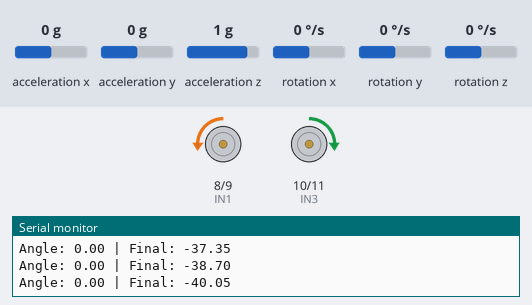
The sketch below on a simulated Arduino Uno, built with avr-gcc and run on an emulated ATmega328P. On the bench: motor-driver pin pairs drawn as motors (green arrow = first pin HIGH = forward, orange = second pin HIGH = backward, longer = more drive, scaled by the enable pin), the last lines printed to the serial monitor. The test bench sets the inputs (shaded band); at power-on: rotation x 0 °/s, acceleration y 0 g, acceleration x 0 g, acceleration z 1 g, rotation y 0 °/s, rotation z 0 °/s.

Above: at 1.2 s.
1.3 s: rotation x set to -100 °/s
3.1 s: rotation x set to 100 °/s
At 4.4 s:
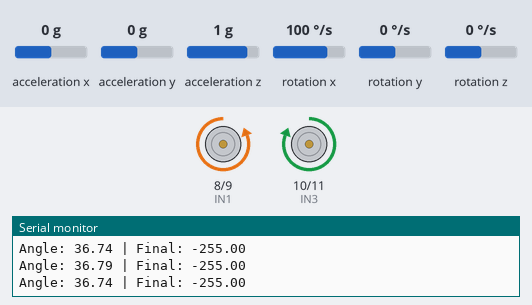
6.1 s: acceleration y set to 0.3 g
At 6.7 s:
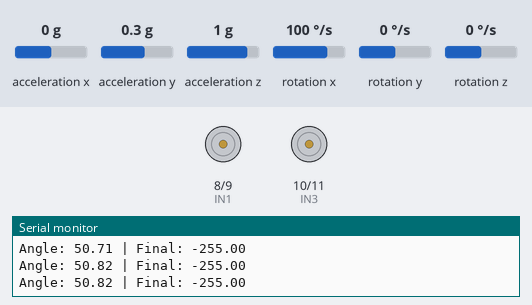
7.8 s: acceleration y set to -0.1 g
At 8.8 s:
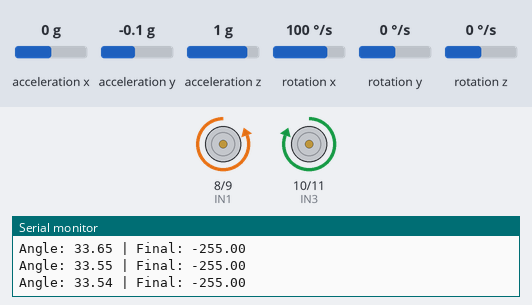
9.5 s: acceleration y set to 0.8 g
At 11.0 s:
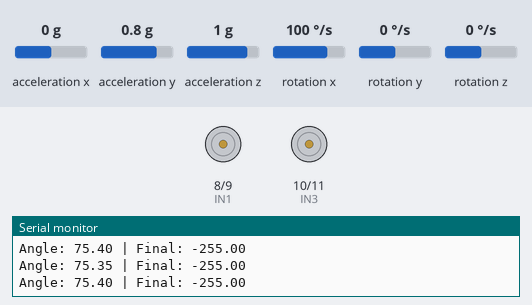
Timing chart, 0 to 12.1 s (numbered marks = the images above; inputs shaded):
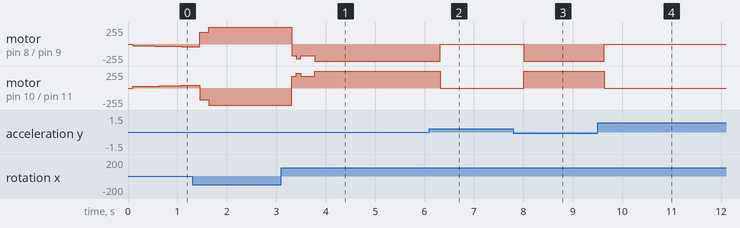

The sketch:

Codexecanbang.ino
```cpp
#include <Wire.h>          // Thư viện giao tiếp I2C, cần cho MPU6050
#include <I2Cdev.h>        // Lớp cơ sở cho thiết bị I2C
#include <MPU6050.h>       // Thư viện cho cảm biến Gia tốc và Con quay hồi chuyển
#include <PID_v1.h>        // Thư viện cho bộ điều khiển PID
#include <Fuzzy.h>         // Thư viện cho Logic Mờ (Fuzzy Logic)
#include <SoftwareSerial.h> // THÊM: Thư viện điều khiển Bluetooth

// --- 1. ĐỊNH NGHĨA PHẦN CỨNG ---
const int ENA = 5;
const int IN1 = 8;
const int IN2 = 9;
const int ENB = 6;
const int IN3 = 10;
const int IN4 = 11;

// THÊM: Khởi tạo Bluetooth (RX: 7, TX: 13)
SoftwareSerial myBT(7, 13);

// --- 2. KHỞI TẠO ĐỐI TƯỢNG VÀ BIẾN TOÀN CỤC ---
MPU6050 mpu;
Fuzzy* fuzzy = new Fuzzy();

float angle = 0;
float gyroRate = 0;
unsigned long prevTime = 0;
float dt;

// --- 3. CÀI ĐẶT BỘ ĐIỀU KHIỂN PID ---
double setpointAngle, pidInput, pidOutput;
double Kp = 25;
double Ki = 150;
double Kd = 0.8;
PID balancePID(&pidInput, &pidOutput, &setpointAngle, Kp, Ki, Kd, DIRECT);

// THÊM: Biến hỗ trợ điều khiển Bluetooth
double originalSetpoint = -0.9;
int steering = 0;

// --- 4. KHAI BÁO TRƯỚC CÁC HÀM ---
void fuzzy_init();
void moveMotor(int speed, int turn); // Cập nhật tham số turn

// -------------------------------------------------------------------
// --- HÀM SETUP ---
// -------------------------------------------------------------------
void setup() {
  Serial.begin(115200);
  myBT.begin(9600);        // THÊM: Khởi tạo Bluetooth tốc độ 9600
  Wire.begin();

  mpu.initialize();
  if (!mpu.testConnection()) { while (1); }
  mpu.setXGyroOffset(220);
  mpu.setYGyroOffset(76);
  mpu.setZGyroOffset(-85);
  mpu.setZAccelOffset(1788);

  pinMode(ENA, OUTPUT);
  pinMode(IN1, OUTPUT);
  pinMode(IN2, OUTPUT);
  pinMode(ENB, OUTPUT);
  pinMode(IN3, OUTPUT);
  pinMode(IN4, OUTPUT);

  setpointAngle = originalSetpoint;
  balancePID.SetSampleTime(10);
  balancePID.SetOutputLimits(-255, 255);
  balancePID.SetMode(AUTOMATIC);

  fuzzy_init();

  prevTime = millis();
}

// -------------------------------------------------------------------
// --- HÀM LOOP ---
// -------------------------------------------------------------------
void loop() {
  // --- THÊM: Đọc lệnh Bluetooth ---
  if (myBT.available()) {
    char cmd = myBT.read();
    if (cmd == 'F') { setpointAngle = originalSetpoint + 2.5; steering = 0; }   // Tiến
    else if (cmd == 'B') { setpointAngle = originalSetpoint - 2.5; steering = 0; } // Lùi
    else if (cmd == 'L') { steering = -50; }                                      // Trái
    else if (cmd == 'R') { steering = 50; }                                       // Phải
    else if (cmd == 'S') { setpointAngle = originalSetpoint; steering = 0; }      // Dừng
  }

  // --- Đọc cảm biến và tính toán góc (Giữ nguyên) ---
  unsigned long currentTime = millis();
  dt = (currentTime - prevTime) / 1000.0;
  prevTime = currentTime;

  int16_t ax, ay, az, gx, gy, gz;
  mpu.getMotion6(&ax, &ay, &az, &gx, &gy, &gz);
  float accelAngle = atan2(ay, az) * 180 / PI;
  gyroRate = gx / 131.0;
  angle = 0.98 * (angle + gyroRate * dt) + 0.02 * accelAngle;

  // --- Chạy bộ điều khiển (Giữ nguyên) ---
  pidInput = angle;
  balancePID.Compute();

  fuzzy->setInput(1, angle);
  fuzzy->setInput(2, gyroRate);
  fuzzy->fuzzify();
  float fuzzyCorrection = fuzzy->defuzzify(1);

  // --- Tổng hợp và ra lệnh cho động cơ ---
  float finalOutput = pidOutput + fuzzyCorrection;

  // Ngắt an toàn nếu ngã
  if (abs(angle) > 45) {
    moveMotor(0, 0);
  } else {
    moveMotor(finalOutput, steering); // Thêm biến steering vào hàm điều khiển
  }

  // In giá trị (Giữ nguyên)
  Serial.print("Angle: "); Serial.print(angle);
  Serial.print(" | Final: "); Serial.println(finalOutput);
}

// -------------------------------------------------------------------
// --- HÀM ĐIỀU KHIỂN ĐỘNG CƠ (Cập nhật logic rẽ) ---
// -------------------------------------------------------------------
void moveMotor(int speed, int turn) {
  int speedLeft = speed + turn;
  int speedRight = speed - turn;

  speedLeft = constrain(speedLeft, -255, 255);
  speedRight = constrain(speedRight, -255, 255);

  // Động cơ trái
  if (speedLeft > 0) { digitalWrite(IN1, HIGH); digitalWrite(IN2, LOW); }
  else { digitalWrite(IN1, LOW); digitalWrite(IN2, HIGH); }
  analogWrite(ENA, abs(speedLeft));

  // Động cơ phải
  if (speedRight > 0) { digitalWrite(IN3, LOW); digitalWrite(IN4, HIGH); }
  else { digitalWrite(IN3, HIGH); digitalWrite(IN4, LOW); }
  analogWrite(ENB, abs(speedRight));
}

// -------------------------------------------------------------------
// --- HÀM KHỞI TẠO LOGIC MỜ (Giữ nguyên 25 luật của bạn) ---
// -------------------------------------------------------------------
void fuzzy_init() {
  // Các tập mờ Angle, Rate, Output (Giữ nguyên như code gốc bạn gửi)
  FuzzySet* angleZE = new FuzzySet(-6, 0, 0, 6);
  FuzzySet* angleNS = new FuzzySet(-12, -7, -7, -2);
  FuzzySet* anglePS = new FuzzySet(2, 7, 7, 12);
  FuzzySet* angleNB = new FuzzySet(-30, -20, -12, -6);
  FuzzySet* anglePB = new FuzzySet(6, 12, 20, 30);

  FuzzySet* rateNB = new FuzzySet(-150, -100, -50, -10);
  FuzzySet* rateNS = new FuzzySet(-50, -20, -20, 0);
  FuzzySet* rateZE = new FuzzySet(-10, 0, 0, 10);
  FuzzySet* ratePS = new FuzzySet(0, 20, 20, 50);
  FuzzySet* ratePB = new FuzzySet(10, 50, 100, 150);

  FuzzySet* outputNB = new FuzzySet(-120, -80, -80, -40);
  FuzzySet* outputNS = new FuzzySet(-80, -40, -40, 0);
  FuzzySet* outputZE = new FuzzySet(-20, 0, 0, 20);
  FuzzySet* outputPS = new FuzzySet(0, 40, 40, 80);
  FuzzySet* outputPB = new FuzzySet(40, 80, 80, 120);

  FuzzyInput* fuzzyAngle = new FuzzyInput(1);
  fuzzyAngle->addFuzzySet(angleNB); fuzzyAngle->addFuzzySet(angleNS); fuzzyAngle->addFuzzySet(angleZE); fuzzyAngle->addFuzzySet(anglePS); fuzzyAngle->addFuzzySet(anglePB);
  fuzzy->addFuzzyInput(fuzzyAngle);

  FuzzyInput* fuzzyRate = new FuzzyInput(2);
  fuzzyRate->addFuzzySet(rateNB); fuzzyRate->addFuzzySet(rateNS); fuzzyRate->addFuzzySet(rateZE); fuzzyRate->addFuzzySet(ratePS); fuzzyRate->addFuzzySet(ratePB);
  fuzzy->addFuzzyInput(fuzzyRate);

  FuzzyOutput* fuzzyOutput = new FuzzyOutput(1);
  fuzzyOutput->addFuzzySet(outputNB); fuzzyOutput->addFuzzySet(outputNS); fuzzyOutput->addFuzzySet(outputZE); fuzzyOutput->addFuzzySet(outputPS); fuzzyOutput->addFuzzySet(outputPB);
  fuzzy->addFuzzyOutput(fuzzyOutput);

  // --- 25 LUẬT MỜ CỦA BẠN (GIỮ NGUYÊN HOÀN TOÀN) ---
  // Dòng 1: Khi Angle là PB
  FuzzyRuleAntecedent* antecedent1 = new FuzzyRuleAntecedent(); antecedent1->joinWithAND(anglePB, rateNB); FuzzyRuleConsequent* consequent1 = new FuzzyRuleConsequent(); consequent1->addOutput(outputZE); FuzzyRule* rule1 = new FuzzyRule(1, antecedent1, consequent1); fuzzy->addFuzzyRule(rule1);
  FuzzyRuleAntecedent* antecedent2 = new FuzzyRuleAntecedent(); antecedent2->joinWithAND(anglePB, rateNS); FuzzyRuleConsequent* consequent2 = new FuzzyRuleConsequent(); consequent2->addOutput(outputPS); FuzzyRule* rule2 = new FuzzyRule(2, antecedent2, consequent2); fuzzy->addFuzzyRule(rule2);
  FuzzyRuleAntecedent* antecedent3 = new FuzzyRuleAntecedent(); antecedent3->joinWithAND(anglePB, rateZE); FuzzyRuleConsequent* consequent3 = new FuzzyRuleConsequent(); consequent3->addOutput(outputPB); FuzzyRule* rule3 = new FuzzyRule(3, antecedent3, consequent3); fuzzy->addFuzzyRule(rule3);
  FuzzyRuleAntecedent* antecedent4 = new FuzzyRuleAntecedent(); antecedent4->joinWithAND(anglePB, ratePS); FuzzyRuleConsequent* consequent4 = new FuzzyRuleConsequent(); consequent4->addOutput(outputPB); FuzzyRule* rule4 = new FuzzyRule(4, antecedent4, consequent4); fuzzy->addFuzzyRule(rule4);
  FuzzyRuleAntecedent* antecedent5 = new FuzzyRuleAntecedent(); antecedent5->joinWithAND(anglePB, ratePB); FuzzyRuleConsequent* consequent5 = new FuzzyRuleConsequent(); consequent5->addOutput(outputPB); FuzzyRule* rule5 = new FuzzyRule(5, antecedent5, consequent5); fuzzy->addFuzzyRule(rule5);

  // Dòng 2: Khi Angle là PS
  FuzzyRuleAntecedent* antecedent6 = new FuzzyRuleAntecedent(); antecedent6->joinWithAND(anglePS, rateNB); FuzzyRuleConsequent* consequent6 = new FuzzyRuleConsequent(); consequent6->addOutput(outputNS); FuzzyRule* rule6 = new FuzzyRule(6, antecedent6, consequent6); fuzzy->addFuzzyRule(rule6);
  FuzzyRuleAntecedent* antecedent7 = new FuzzyRuleAntecedent(); antecedent7->joinWithAND(anglePS, rateNS); FuzzyRuleConsequent* consequent7 = new FuzzyRuleConsequent(); consequent7->addOutput(outputZE); FuzzyRule* rule7 = new FuzzyRule(7, antecedent7, consequent7); fuzzy->addFuzzyRule(rule7);
  FuzzyRuleAntecedent* antecedent8 = new FuzzyRuleAntecedent(); antecedent8->joinWithAND(anglePS, rateZE); FuzzyRuleConsequent* consequent8 = new FuzzyRuleConsequent(); consequent8->addOutput(outputPS); FuzzyRule* rule8 = new FuzzyRule(8, antecedent8, consequent8); fuzzy->addFuzzyRule(rule8);
  FuzzyRuleAntecedent* antecedent9 = new FuzzyRuleAntecedent(); antecedent9->joinWithAND(anglePS, ratePS); FuzzyRuleConsequent* consequent9 = new FuzzyRuleConsequent(); consequent9->addOutput(outputPB); FuzzyRule* rule9 = new FuzzyRule(9, antecedent9, consequent9); fuzzy->addFuzzyRule(rule9);
  FuzzyRuleAntecedent* antecedent10 = new FuzzyRuleAntecedent(); antecedent10->joinWithAND(anglePS, ratePB); FuzzyRuleConsequent* consequent10 = new FuzzyRuleConsequent(); consequent10->addOutput(outputPB); FuzzyRule* rule10 = new FuzzyRule(10, antecedent10, consequent10); fuzzy->addFuzzyRule(rule10);

  // Dòng 3: Khi Angle là ZE
  FuzzyRuleAntecedent* antecedent11 = new FuzzyRuleAntecedent(); antecedent11->joinWithAND(angleZE, rateNB); FuzzyRuleConsequent* consequent11 = new FuzzyRuleConsequent(); consequent11->addOutput(outputNB); FuzzyRule* rule11 = new FuzzyRule(11, antecedent11, consequent11); fuzzy->addFuzzyRule(rule11);
  FuzzyRuleAntecedent* antecedent12 = new FuzzyRuleAntecedent(); antecedent12->joinWithAND(angleZE, rateNS); FuzzyRuleConsequent* consequent12 = new FuzzyRuleConsequent(); consequent12->addOutput(outputNS); FuzzyRule* rule12 = new FuzzyRule(12, antecedent12, consequent12); fuzzy->addFuzzyRule(rule12);
  FuzzyRuleAntecedent* antecedent13 = new FuzzyRuleAntecedent(); antecedent13->joinWithAND(angleZE, rateZE); FuzzyRuleConsequent* consequent13 = new FuzzyRuleConsequent(); consequent13->addOutput(outputZE); FuzzyRule* rule13 = new FuzzyRule(13, antecedent13, consequent13); fuzzy->addFuzzyRule(rule13);
  FuzzyRuleAntecedent* antecedent14 = new FuzzyRuleAntecedent(); antecedent14->joinWithAND(angleZE, ratePS); FuzzyRuleConsequent* consequent14 = new FuzzyRuleConsequent(); consequent14->addOutput(outputPS); FuzzyRule* rule14 = new FuzzyRule(14, antecedent14, consequent14); fuzzy->addFuzzyRule(rule14);
  FuzzyRuleAntecedent* antecedent15 = new FuzzyRuleAntecedent(); antecedent15->joinWithAND(angleZE, ratePB); FuzzyRuleConsequent* consequent15 = new FuzzyRuleConsequent(); consequent15->addOutput(outputPB); FuzzyRule* rule15 = new FuzzyRule(15, antecedent15, consequent15); fuzzy->addFuzzyRule(rule15);

  // Dòng 4: Khi Angle là NS
  FuzzyRuleAntecedent* antecedent16 = new FuzzyRuleAntecedent(); antecedent16->joinWithAND(angleNS, rateNB); FuzzyRuleConsequent* consequent16 = new FuzzyRuleConsequent(); consequent16->addOutput(outputNB); FuzzyRule* rule16 = new FuzzyRule(16, antecedent16, consequent16); fuzzy->addFuzzyRule(rule16);
  FuzzyRuleAntecedent* antecedent17 = new FuzzyRuleAntecedent(); antecedent17->joinWithAND(angleNS, rateNS); FuzzyRuleConsequent* consequent17 = new FuzzyRuleConsequent(); consequent17->addOutput(outputNB); FuzzyRule* rule17 = new FuzzyRule(17, antecedent17, consequent17); fuzzy->addFuzzyRule(rule17);
  FuzzyRuleAntecedent* antecedent18 = new FuzzyRuleAntecedent(); antecedent18->joinWithAND(angleNS, rateZE); FuzzyRuleConsequent* consequent18 = new FuzzyRuleConsequent(); consequent18->addOutput(outputNS); FuzzyRule* rule18 = new FuzzyRule(18, antecedent18, consequent18); fuzzy->addFuzzyRule(rule18);
  FuzzyRuleAntecedent* antecedent19 = new FuzzyRuleAntecedent(); antecedent19->joinWithAND(angleNS, ratePS); FuzzyRuleConsequent* consequent19 = new FuzzyRuleConsequent(); consequent19->addOutput(outputZE); FuzzyRule* rule19 = new FuzzyRule(19, antecedent19, consequent19); fuzzy->addFuzzyRule(rule19);
  FuzzyRuleAntecedent* antecedent20 = new FuzzyRuleAntecedent(); antecedent20->joinWithAND(angleNS, ratePB); FuzzyRuleConsequent* consequent20 = new FuzzyRuleConsequent(); consequent20->addOutput(outputPS); FuzzyRule* rule20 = new FuzzyRule(20, antecedent20, consequent20); fuzzy->addFuzzyRule(rule20);

  // Dòng 5: Khi Angle là NB
  FuzzyRuleAntecedent* antecedent21 = new FuzzyRuleAntecedent(); antecedent21->joinWithAND(angleNB, rateNB); FuzzyRuleConsequent* consequent21 = new FuzzyRuleConsequent(); consequent21->addOutput(outputNB); FuzzyRule* rule21 = new FuzzyRule(21, antecedent21, consequent21); fuzzy->addFuzzyRule(rule21);
  FuzzyRuleAntecedent* antecedent22 = new FuzzyRuleAntecedent(); antecedent22->joinWithAND(angleNB, rateNS); FuzzyRuleConsequent* consequent22 = new FuzzyRuleConsequent(); consequent22->addOutput(outputNB); FuzzyRule* rule22 = new FuzzyRule(22, antecedent22, consequent22); fuzzy->addFuzzyRule(rule22);
  FuzzyRuleAntecedent* antecedent23 = new FuzzyRuleAntecedent(); antecedent23->joinWithAND(angleNB, rateZE); FuzzyRuleConsequent* consequent23 = new FuzzyRuleConsequent(); consequent23->addOutput(outputNB); FuzzyRule* rule23 = new FuzzyRule(23, antecedent23, consequent23); fuzzy->addFuzzyRule(rule23);
  FuzzyRuleAntecedent* antecedent24 = new FuzzyRuleAntecedent(); antecedent24->joinWithAND(angleNB, ratePS); FuzzyRuleConsequent* consequent24 = new FuzzyRuleConsequent(); consequent24->addOutput(outputNS); FuzzyRule* rule24 = new FuzzyRule(24, antecedent24, consequent24); fuzzy->addFuzzyRule(rule24);
  FuzzyRuleAntecedent* antecedent25 = new FuzzyRuleAntecedent(); antecedent25->joinWithAND(angleNB, ratePB); FuzzyRuleConsequent* consequent25 = new FuzzyRuleConsequent(); consequent25->addOutput(outputZE); FuzzyRule* rule25 = new FuzzyRule(25, antecedent25, consequent25); fuzzy->addFuzzyRule(rule25);
}
```

Measured:
- the behaviour switches between 0.1 and 0.2 g on acceleration y (found by bisection; images 1 and 2)
- after the input at 6.1 s, motor on pin 8 (IN1) / pin 9 (IN2): backward 255/255 → stopped after 0.22 s; motor on pin 10 (IN3) / pin 11 (IN4): forward 255/255 → stopped after 0.22 s
- after the input at 7.8 s, motor on pin 8 (IN1) / pin 9 (IN2): stopped → backward 255/255 after 0.21 s; motor on pin 10 (IN3) / pin 11 (IN4): stopped → forward 255/255 after 0.21 s
- after the input at 9.5 s, motor on pin 8 (IN1) / pin 9 (IN2): backward 255/255 → stopped after 0.14 s; motor on pin 10 (IN3) / pin 11 (IN4): forward 255/255 → stopped after 0.14 s
